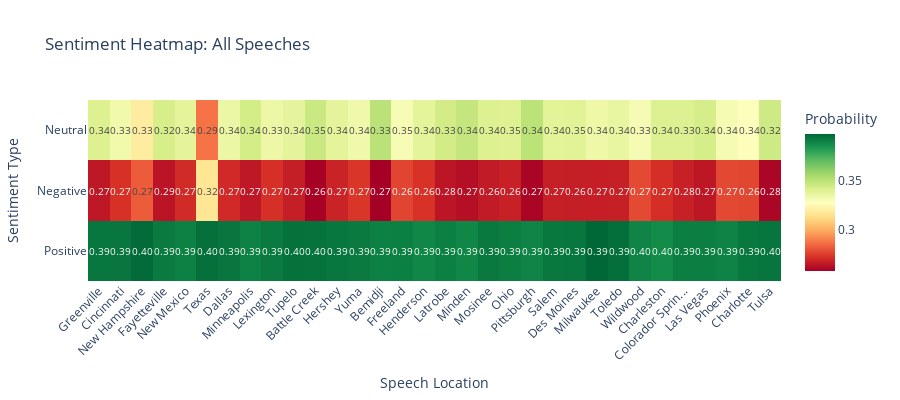

The cell this chart's notebook holds for it:
### Markdown cell above
## Sentiment Heatmap

Visualizing sentiment patterns across speeches in a compact heatmap format.

### Code cell
# Create sentiment heatmap
heatmap_data = sentiment_df[['positive', 'negative', 'neutral']].T
heatmap_data.columns = [f"{row['location'][:15]}..." if len(row['location']) > 15 
                        else row['location'] 
                        for _, row in sentiment_df.iterrows()]

fig = go.Figure(data=go.Heatmap(
    z=heatmap_data.values,
    x=heatmap_data.columns,
    y=['Positive', 'Negative', 'Neutral'],
    colorscale='RdYlGn',
    text=heatmap_data.values,
    texttemplate='%{text:.2f}',
    textfont={"size": 10},
    colorbar=dict(title="Probability")
))

fig.update_layout(
    title='Sentiment Heatmap: All Speeches',
    xaxis_title='Speech Location',
    yaxis_title='Sentiment Type',
    height=400,
    template='plotly_white'
)

fig.update_xaxes(tickangle=-45)
fig.show()

### Figure 1 — Plotly figure (JSON) as saved in the notebook; plotly's stock layout.template omitted (floating-point values rounded to 4 significant figures)
{"data": [{"colorbar": {"title": {"text": "Probability"}}, "colorscale": [[0, "rgb(165,0,38)"], [0.1, "rgb(215,48,39)"], [0.2, "rgb(244,109,67)"], [0.3, "rgb(253,174,97)"], [0.4, "rgb(254,224,139)"], [0.5, "rgb(255,255,191)"], [0.6, "rgb(217,239,139)"], [0.7, "rgb(166,217,106)"], [0.8, "rgb(102,189,99)"], [0.9, "rgb(26,152,80)"], [1, "rgb(0,104,55)"]], "text": [[0.3941, 0.3942, 0.3979, 0.3921, 0.3914, 0.3959, 0.3942, 0.3909, 0.3932, 0.3954, 0.395, 0.3939, 0.3937, 0.393, 0.3914, 0.3931, 0.3917, 0.3894, 0.3916, 0.3895, 0.3934, 0.392, 0.3901, 0.3937, 0.3939, 0.3984, 0.3964, 0.3902, 0.3882, 0.392, 0.3919, 0.3975, 0.3904, 0.3938, 0.3947], [0.2651, 0.2723, 0.2706, 0.2868, 0.2706, 0.3167, 0.2702, 0.2653, 0.2719, 0.2669, 0.2588, 0.2682, 0.2654, 0.2732, 0.2581, 0.2641, 0.277, 0.2726, 0.2643, 0.2626, 0.266, 0.2678, 0.2597, 0.2675, 0.2669, 0.267, 0.2674, 0.2782, 0.2715, 0.2677, 0.265, 0.2823, 0.2778, 0.2772, 0.2599], [0.3407, 0.3335, 0.3314, 0.3211, 0.338, 0.2874, 0.3355, 0.3438, 0.3349, 0.3377, 0.3462, 0.3379, 0.3409, 0.3337, 0.3504, 0.3428, 0.3313, 0.3381, 0.344, 0.3479, 0.3406, 0.3402, 0.3502, 0.3388, 0.3391, 0.3346, 0.3362, 0.3316, 0.3404, 0.3403, 0.3431, 0.3203, 0.3318, 0.329, 0.3454]], "textfont": {"size": 10}, "texttemplate": "%{text:.2f}", "type": "heatmap", "x": ["Greenville", "Cincinnati", "New Hampshire", "Fayetteville", "New Mexico", "Texas", "Dallas", "Minneapolis", "Lexington", "Tupelo", "Battle Creek", "Hershey", "New Hampshire", "Yuma", "Bemidji", "Fayetteville", "Freeland", "Henderson", "Latrobe", "Minden", "Mosinee", "Ohio", "Pittsburgh", "Salem", "Des Moines", "Milwaukee", "Toledo", "Wildwood", "Charleston", "Colorador Sprin...", "Las Vegas", "New Hampshire", "Phoenix", "Charlotte", "Tulsa"], "y": ["Positive", "Negative", "Neutral"], "z": [[0.3941, 0.3942, 0.3979, 0.3921, 0.3914, 0.3959, 0.3942, 0.3909, 0.3932, 0.3954, 0.395, 0.3939, 0.3937, 0.393, 0.3914, 0.3931, 0.3917, 0.3894, 0.3916, 0.3895, 0.3934, 0.392, 0.3901, 0.3937, 0.3939, 0.3984, 0.3964, 0.3902, 0.3882, 0.392, 0.3919, 0.3975, 0.3904, 0.3938, 0.3947], [0.2651, 0.2723, 0.2706, 0.2868, 0.2706, 0.3167, 0.2702, 0.2653, 0.2719, 0.2669, 0.2588, 0.2682, 0.2654, 0.2732, 0.2581, 0.2641, 0.277, 0.2726, 0.2643, 0.2626, 0.266, 0.2678, 0.2597, 0.2675, 0.2669, 0.267, 0.2674, 0.2782, 0.2715, 0.2677, 0.265, 0.2823, 0.2778, 0.2772, 0.2599], [0.3407, 0.3335, 0.3314, 0.3211, 0.338, 0.2874, 0.3355, 0.3438, 0.3349, 0.3377, 0.3462, 0.3379, 0.3409, 0.3337, 0.3504, 0.3428, 0.3313, 0.3381, 0.344, 0.3479, 0.3406, 0.3402, 0.3502, 0.3388, 0.3391, 0.3346, 0.3362, 0.3316, 0.3404, 0.3403, 0.3431, 0.3203, 0.3318, 0.329, 0.3454]]}], "layout": {"height": 400, "title": {"text": "Sentiment Heatmap: All Speeches"}, "xaxis": {"tickangle": -45, "title": {"text": "Speech Location"}}, "yaxis": {"title": {"text": "Sentiment Type"}}}}
